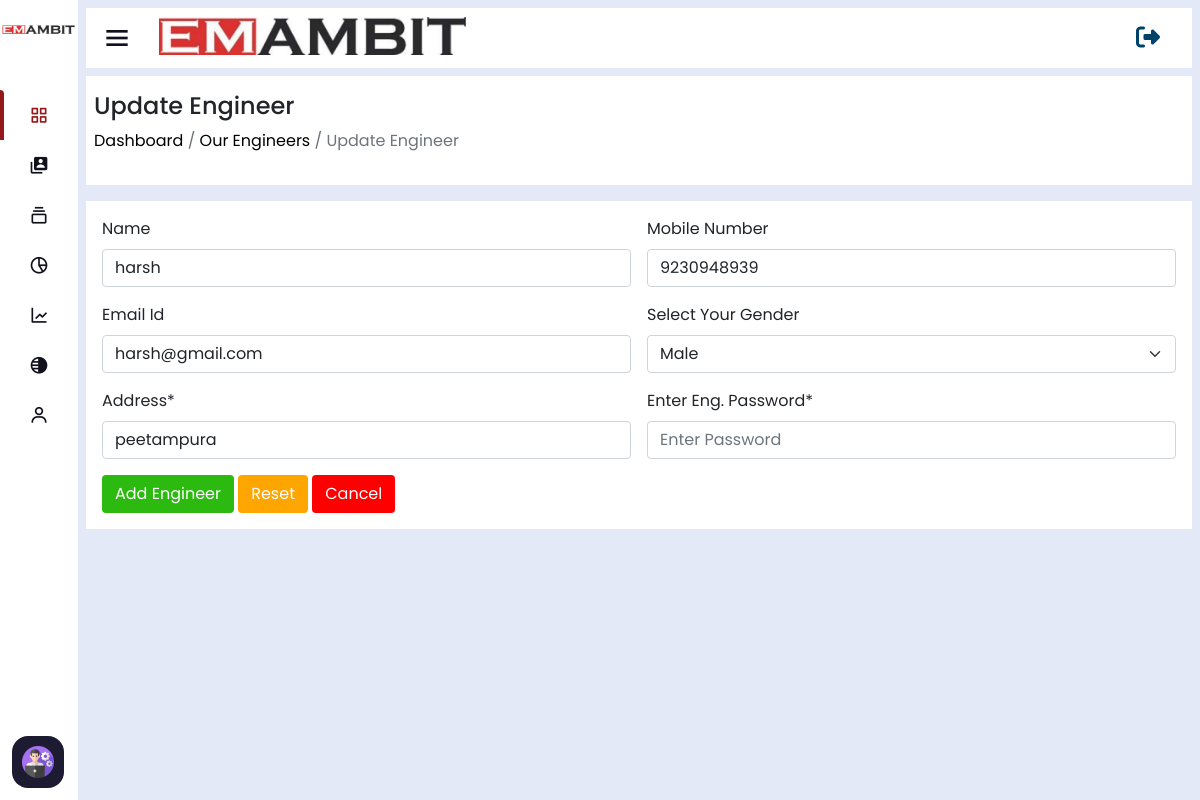
/update-engineer/23/ (signed in), run on the app's committed database.
### home/models.py (models this page shows, shortened)
class CustomUser(AbstractUser):
    username = None
    email = models.EmailField(unique=True)
    user_phone = models.CharField(max_length=50,unique=True)
    user_address=models.CharField(max_length=50)
    user_gender=models.CharField(max_length=50)
    user_status=models.CharField(max_length=100,null=True,blank=True,default='Engineer')
    total_cost=models.IntegerField(default=0,null=True,blank=True)
    visible_password=models.CharField(max_length=254,null=True,blank=True)
    attendance_status=models.CharField(max_length=250,null=True,blank=True,default="A")
    USERNAME_FIELD = 'email'
    REQUIRED_FIELDS = []
    objects = CustomUserManager()

### home/views.py (the view, shortened to what this page needs)
# urls.py: path('update-engineer/<id>/',UpdateEngineer_view),
@login_required(login_url='/login')
def UpdateEngineer_view(request,id):
    engineer_to_update=CustomUser.objects.get(id=id)
    return render(request,'update-engineer.html',{"engineer_to_update":engineer_to_update})

### home/templates/update-engineer.html (shortened to what this page needs)
<!DOCTYPE html>
<html lang="en" dir="ltr">
<head>
  {% include 'header-links.html' %}
</head>
<body>
  {% include 'header.html' %}
  {% if user.is_authenticated and user.is_superuser %}
  <section class="nav-section">
    {% include 'subtitle.html' %}
    <div class="breadcum">
        <h2>Update Engineer </h2>
        <p> <a href="/">  Dashboard</a> / <a href="/manage-engineers">  Our Engineers</a> / Update Engineer</p>
    </div>
    <div class="create-project-form p-3">
        <form class="row g-3" method="post">
            <div class="col-md-6">
                <label for="engineer-name" class="form-label">Name</label>
                <input type="text" name="engineer_name" value="{{engineer_to_update.first_name}}" class="form-control" id="engineer-name" placeholder="Eng. Full Name" required>
            </div>
            <div class="col-md-6">
                <label for="mobile-number" class="form-label">Mobile Number</label>
                <input type="number" name="engineer_phone" value="{{engineer_to_update.user_phone}}" class="form-control" id="mobile-number" placeholder="Eng. Phone Number*" required>
            </div>
            <div class="col-md-6">
                <label for="inputEmail4" class="form-label">Email Id</label>
                <input type="email" name="engineer_email" value="{{engineer_to_update.email}}" class="form-control" id="inputEmail4" placeholder="Email Id" required>
            </div>
            <div class="col-md-6">
                <label for="selectGender" class="form-label">Select Your Gender</label>
                <select id="inputState" value="{{engineer_to_update.user_gender}}" name="engineer_gender" class="form-select" required>
                  <option>Male</option>
                </select>
            </div>
            <div class="col-md-6">
              <label for="inputAddress" class="form-label">Address*</label>
              <input type="text" name="engineer_address" value="{{engineer_to_update.user_address}}" class="form-control" id="inputAddress" placeholder="Enter Eng. Address" required>
            </div>
            <div class="col-md-6">
              <label for="inputAddress" class="form-label">Enter Eng. Password*</label>
              <input type="text" name="engineer_password"  class="form-control" id="inputAddress" placeholder="Enter Password" required>
            </div>
            <div class="col-12">
                <button type="submit" class="btn">Add Engineer</button>
                <button type="reset" class="btn">Reset</button>
                <a href="/manage-engineer"><button type="button" class="btn">Cancel</button></a>
            </div>
        </form>
    </div>
  </section>
  {% else %}
  <script>
      window.location.href='/page-note-found'
  </script>
  {% endif %}
</body>
</html>

### home/static/assets/css/sidebar.css (style rules this page uses)
* { margin: 0; padding: 0; box-sizing: border-box; font-family: 'Poppins', sans-serif; }
.nav-section { position: relative; background: #E4E9F7; min-height: 100vh; left: 260px; width: calc(100% - 260px); transition: all 0.5s ease; }
.sidebar.close~.nav-section { left: 78px; width: calc(100% - 78px); }

### home/static/assets/css/style.css (style rules this page uses)
* { margin: 0; padding: 0; box-sizing: border-box; font-family: "Poppins" , sans-serif; text-decoration: none; }
a { text-decoration: none !important; }
:root { --main-bg : #E4E9F7; --light-white: #f0f0f0; --light-white-p: #6c757d; --color-anchor: #0d6efd; --color-blue: #4d8aff; --color-dark-blue: #004269; --color-blu : #4387c0; --color-blue-light : #00AAA9; --color-orange : orange; --color-green : rgb(44, 185, 16); }
.breadcum { background: white; padding: 1rem 0.5rem; margin-bottom: 1rem; }
.breadcum h2 { font-size: 1.5rem; }
.breadcum p { color: var(--light-white-p); }
.breadcum a { color: black; }
.create-project-form { background: white; }
.create-project-form button[type="submit"] { background: var(--color-green); color: white; }
.create-project-form button[type="reset"] { background: var(--color-orange); color: white; }
.create-project-form button[type="button"] { background: red; color: white; }
.nav-section { padding: 0.5rem !important; }

### data on the page
CustomUser: engineer_name "harsh", engineer_phone "9230948939", engineer_email "harsh@gmail.com", engineer_gender "Male", engineer_address "peetampura"
